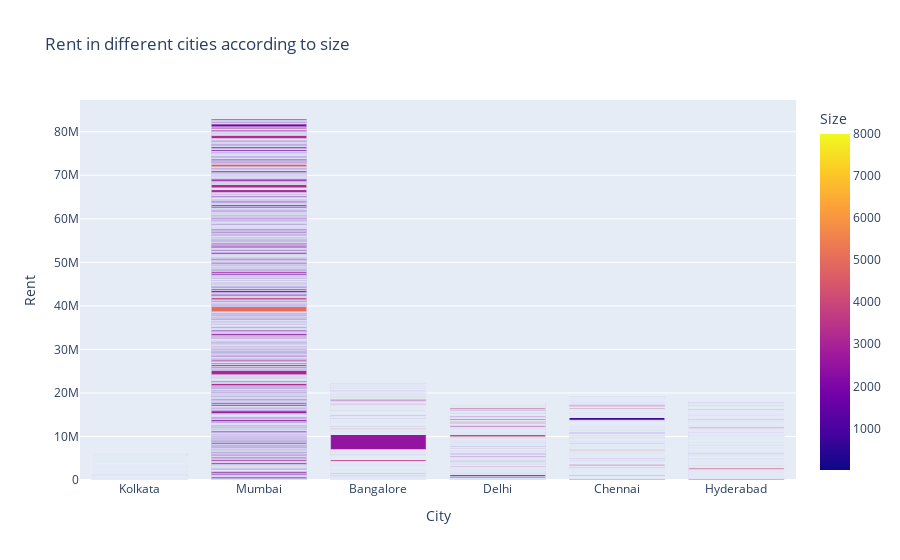

The notebook cell saved with this chart:
### Markdown cell above
Finally let's also look at the rent of the houses in different cities according to the furnishing size of the house:

### Code cell
from plotly.offline import init_notebook_mode, iplot
init_notebook_mode(connected=True)

figure=px.bar(data, x=data['City'],
             y=data['Rent'],
             color=data['Size'],
             title='Rent in different cities according to size')
figure.show()

### Figure 1 — Plotly figure (JSON) as saved in the notebook; plotly's stock layout.template omitted (floating-point values rounded to 4 significant figures; data arrays with more than 128 entries replaced by an {"elided": "..."} marker saying what was removed)
{"data": [{"alignmentgroup": "True", "hovertemplate": "City=%{x}<br>Rent=%{y}<br>Size=%{marker.color}<extra></extra>", "legendgroup": "", "marker": {"color": {"elided": "4746 int values"}, "coloraxis": "coloraxis", "pattern": {"shape": ""}}, "name": "", "offsetgroup": "", "orientation": "v", "showlegend": false, "textposition": "auto", "type": "bar", "x": {"elided": "4746 str values"}, "xaxis": "x", "y": {"elided": "4746 int values"}, "yaxis": "y"}], "layout": {"barmode": "relative", "coloraxis": {"colorbar": {"title": {"text": "Size"}}, "colorscale": [[0.0, "#0d0887"], [0.1111, "#46039f"], [0.2222, "#7201a8"], [0.3333, "#9c179e"], [0.4444, "#bd3786"], [0.5556, "#d8576b"], [0.6667, "#ed7953"], [0.7778, "#fb9f3a"], [0.8889, "#fdca26"], [1.0, "#f0f921"]]}, "legend": {"tracegroupgap": 0}, "title": {"text": "Rent in different cities according to size"}, "xaxis": {"anchor": "y", "domain": [0.0, 1.0], "title": {"text": "City"}}, "yaxis": {"anchor": "x", "domain": [0.0, 1.0], "title": {"text": "Rent"}}}}
